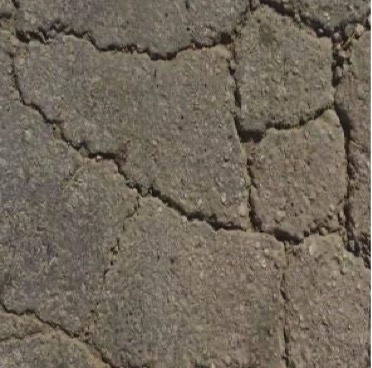
#> input picture road_defection_dick.png, 372 x 368 px
$ python sift_demo.py
#> lines starting #> are read from the running program, lines starting #| are printed output that depends on the picture; after the words box and inside, x2 and y2 are one past the last pixel; in counts of white or black regions, pixels touching at a corner belong together
import numpy as np
import cv2
from matplotlib import pyplot as plt

img = cv2.imread("road_defection_dick.png")
#> img is the input picture: shape (368, 372, 3); mean B, G, R 90.4, 103.3, 112.7
gray = cv2.cvtColor(img, cv2.COLOR_BGR2GRAY)
blur = cv2.blur(gray, (3, 3))
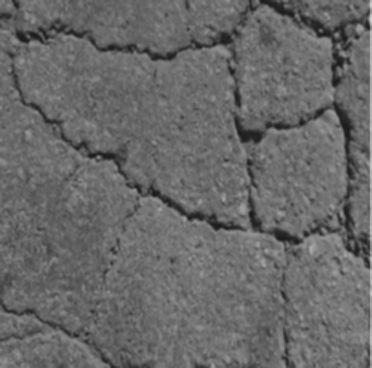
#> blur: shape (368, 372); min 25, max 203, mean 104.5
img_log = (np.log(blur+1)/(np.log(1+np.max(blur)))) * 255
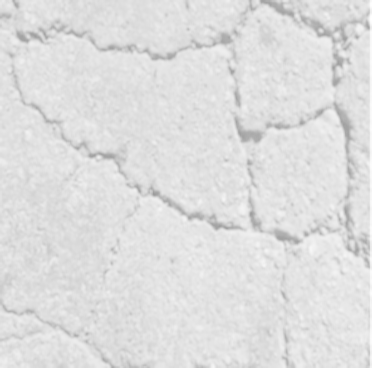
#> img_log: shape (368, 372) float16; min 156.2, max 255, mean 222.5
img_log = np.array(img_log, dtype=np.uint8)
bilateral = cv2.bilateralFilter(img_log, 5, 75, 75)
edges = cv2.Canny(bilateral, 100, 200)
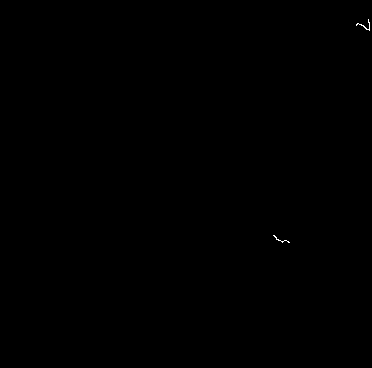
#> edges: shape (368, 372); 0.04% white in thin lines or dots, all inside (x1, y1, x2, y2) = (273, 19, 370, 243)

kernal = np.ones((5, 5), np.uint8)
closing = cv2.morphologyEx(edges, cv2.MORPH_CLOSE, kernal)
#> closing: shape (368, 372); 0.07% white; 2 white regions, box (x1, y1, x2, y2) and area: (356, 19, 372, 31) 72, (273, 235, 290, 243) 30
sift = cv2.xfeatures2d.SIFT_create()
keypoints, descriptors = sift.detectAndCompute(closing, None)
#> keypoints = 5 keypoints; (x, y, size): (358, 24, 2.2), (282, 241, 2), (364, 26, 2.1), (364, 26, 2.1), (366, 27, 3.1)
featuredImg = cv2.drawKeypoints(closing, keypoints, None)

cv2.imshow('b', img_log)
# cv2.imshow('a', featuredImg)
cv2.waitKey()
cv2.destroyAllWindows()

$ run again, with My_road_defection.png copied over road_defection_dick.png
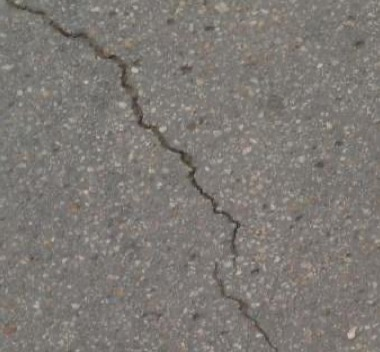
#> input picture My_road_defection.png, 380 x 352 px
#> img is the input picture: shape (352, 380, 3); mean B, G, R 116.5, 121.1, 125.3
#> `img_log = (np.log(blur+1)/(np.log(1+np.max(blur)))) * 255`:
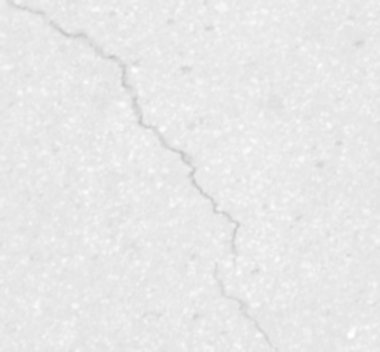
#> img_log: shape (352, 380) float16; min 197, max 255, mean 233.4
#> edges: shape (352, 380); every value is 0
#> keypoints = (); descriptors = None
#> featuredImg: shape (352, 380, 3); every value is 0
